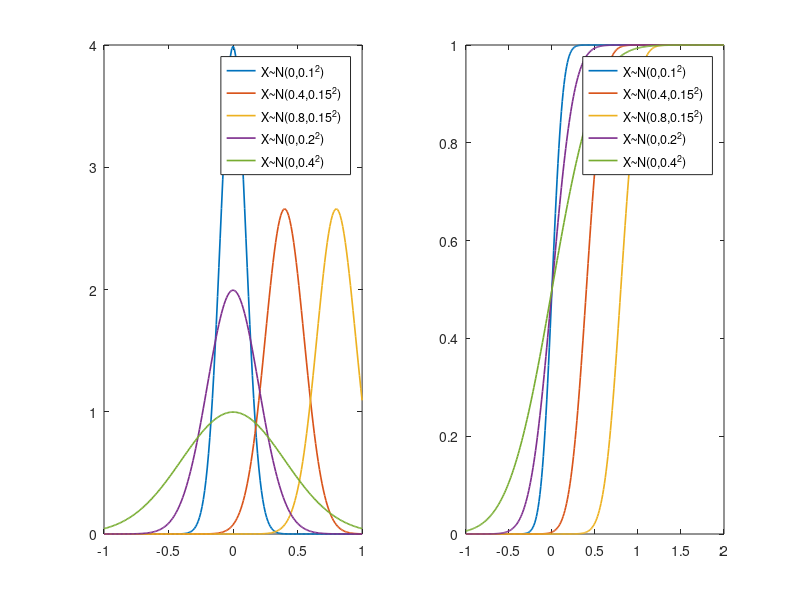

The MATLAB source for this figure:
%正态分布案例
clear
x1=-1:0.01:1;x2=-1:0.01:2;
%计算概率密度和累积分布
y1=normpdf(x1,0,0.1);y2=normpdf(x1,0.4,0.15);y3=normpdf(x1,0.8,0.15);y4=normpdf(x1,0,0.2);y5=normpdf(x1,0,0.4);
t1=normcdf(x2,0,0.1);t2=normcdf(x2,0.4,0.15);t3=normcdf(x2,0.8,0.15);t4=normcdf(x2,0,0.2);t5=normcdf(x2,0,0.4);
%绘制概率密度函数图
subplot(1,2,1);
H1=plot(x1,y1,x1,y2,x1,y3,x1,y4,x1,y5);
legend("X~N(0,0.1^2)","X~N(0.4,0.15^2)","X~N(0.8,0.15^2)","X~N(0,0.2^2)","X~N(0,0.4^2)",Location="northwest");
set(H1,"LineWidth",1.2);
%绘制累积分布函数
subplot(1,2,2);
H2=plot(x2,t1,x2,t2,x2,t3,x2,t4,x2,t5);
legend("X~N(0,0.1^2)","X~N(0.4,0.15^2)","X~N(0.8,0.15^2)","X~N(0,0.2^2)","X~N(0,0.4^2)",Location="southeast");
set(H2,"LineWidth",1.2);
